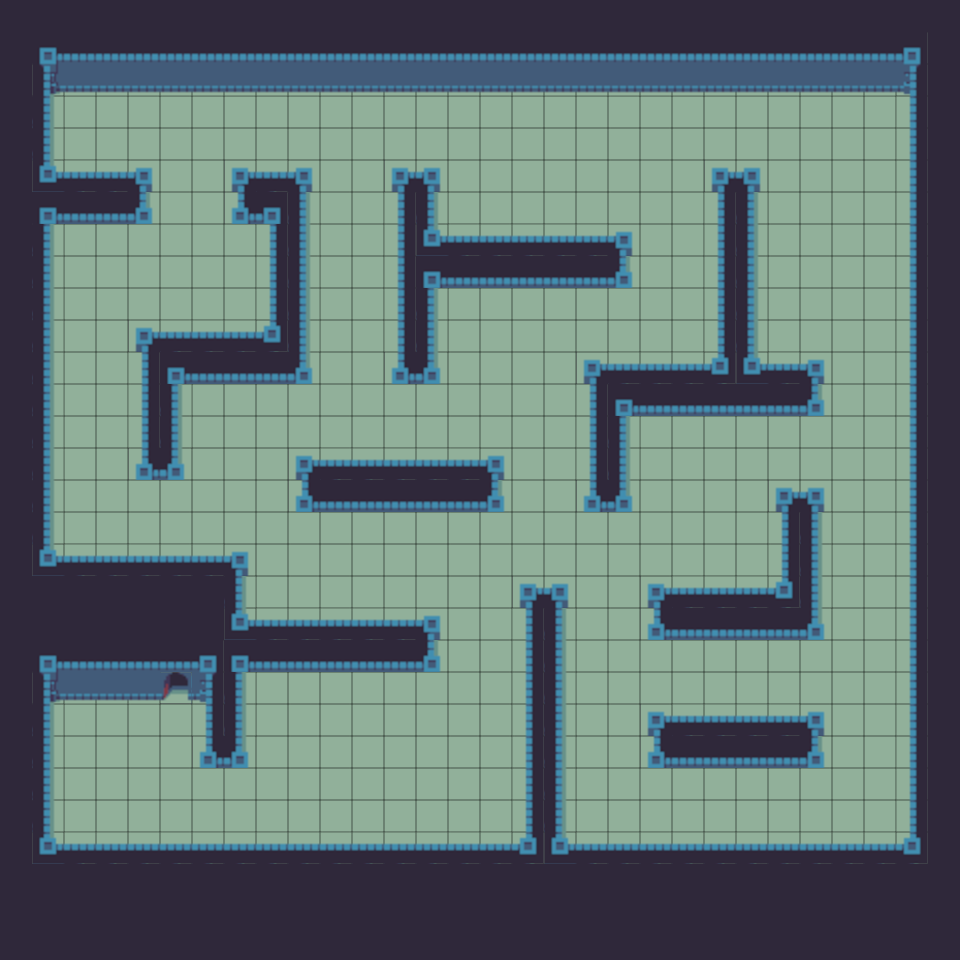

A 2D game scene composited from a Tiled map and its tileset images. What follows is a short description and the map's XML, with each tile layer's data collapsed to a summary:
An orthogonal 30x30 tile map with 32x32 px tiles, 3 tile layers (Background, Foreground, Objects), 1 hidden layer not drawn, 2 tilesets.

<map version="1.5" tiledversion="1.7.2" orientation="orthogonal" renderorder="right-down" width="30" height="30" tilewidth="32" tileheight="32" infinite="0" nextlayerid="5" nextobjectid="1">
 <tileset firstgid="1" source="32x32_tileset.tsx" />
 <tileset firstgid="241" source="tile_set.tsx" />
 <layer id="1" name="Background" width="30" height="30">
  <data>[900 cells, 900 non-empty, 1 distinct tile ids]</data>
 </layer>
 <layer id="2" name="Foreground" width="30" height="30">
  <data>[900 cells, 503 non-empty, 16 distinct tile ids]</data>
 </layer>
 <layer id="3" name="Collidable" width="30" height="30" visible="0">
  <data>[900 cells, 299 non-empty, 1 distinct tile ids]</data>
 </layer>
 <layer id="4" name="Objects" width="30" height="30">
  <data>[900 cells, 1 non-empty, 1 distinct tile ids]</data>
 </layer>
</map>
